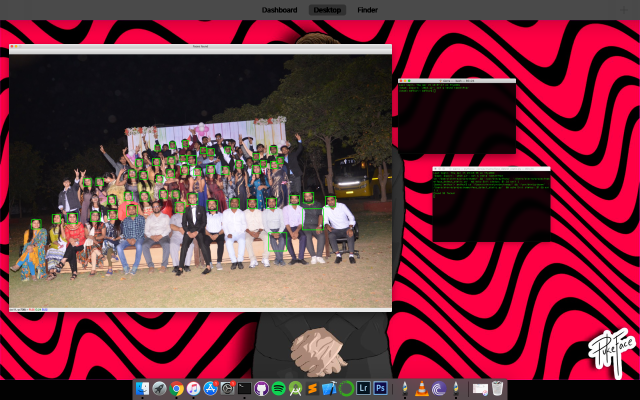
#> input picture op-img.png, 1280 x 800 px, given in place of the camera (shown at 1/2 size)
$ python face_detect_webcam.py
#> lines starting #> are read from the running program, lines starting #| are printed output that depends on the picture
import cv2
import sys
import imutils

# Load the Haar Cascade
cascPath = 'haarcascade_frontalface_default.xml'

# Create the Haar Cascade
faceCascade = cv2.CascadeClassifier(cascPath)

# Read the Video
video_capture = cv2.VideoCapture(0)

while True:
    # Capture frame-by-frame
    ret, frame = video_capture.read()
#> frame is the input picture: shape (800, 1280, 3); mean B, G, R 63.5, 50, 118.1

    # Resize the Frame to improve speed
    frame = imutils.resize(frame, width=450)
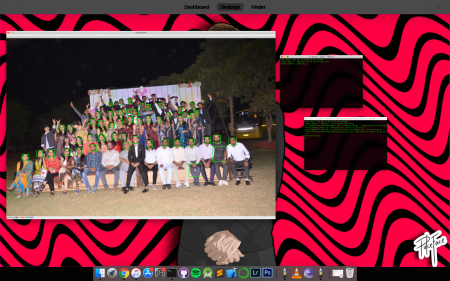
#> frame: shape (281, 450, 3); mean B, G, R 63.5, 50, 118.1

    # Convert to Gray-Scale
    gray = cv2.cvtColor(frame, cv2.COLOR_BGR2GRAY)
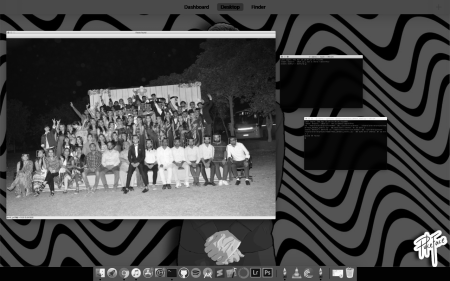
#> gray: shape (281, 450); min 0, max 255, mean 71.9

    faces = faceCascade.detectMultiScale(
        gray,
        scaleFactor=1.1,
        minNeighbors=5,
        minSize=(25, 25)
    )
#> faces = ()

    # Draw a rectangle around the Faces
    for (x, y, w, h) in faces:
        cv2.rectangle(frame, (x, y), (x+w, y+h), (0, 255, 0), 2)
#> this loop made 0 passes

    # Display the resulting Frame
    cv2.imshow('Video', frame)

    if cv2.waitKey(1) & 0xFF == ord('q'):
#> (key q is pressed here)
        break

# When everything is done, release the capture
video_capture.release()
cv2.destroyAllWindows()
